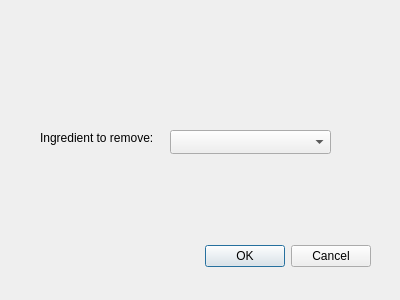
<?xml version="1.0" encoding="UTF-8"?>
<ui version="4.0">
 <class>RemoveFromShoppingList</class>
 <widget class="QDialog" name="RemoveFromShoppingList">
  <property name="geometry">
   <rect>
    <x>0</x>
    <y>0</y>
    <width>400</width>
    <height>300</height>
   </rect>
  </property>
  <property name="windowTitle">
   <string>Dialog</string>
  </property>
  <widget class="QDialogButtonBox" name="buttonBox">
   <property name="geometry">
    <rect>
     <x>30</x>
     <y>240</y>
     <width>341</width>
     <height>32</height>
    </rect>
   </property>
   <property name="orientation">
    <enum>Qt::Horizontal</enum>
   </property>
   <property name="standardButtons">
    <set>QDialogButtonBox::Cancel|QDialogButtonBox::Ok</set>
   </property>
  </widget>
  <widget class="QComboBox" name="comboBox">
   <property name="geometry">
    <rect>
     <x>170</x>
     <y>130</y>
     <width>161</width>
     <height>24</height>
    </rect>
   </property>
  </widget>
  <widget class="QLabel" name="label">
   <property name="geometry">
    <rect>
     <x>40</x>
     <y>130</y>
     <width>121</width>
     <height>16</height>
    </rect>
   </property>
   <property name="text">
    <string>Ingredient to remove: </string>
   </property>
  </widget>
 </widget>
 <resources/>
 <connections>
  <connection>
   <sender>buttonBox</sender>
   <signal>accepted()</signal>
   <receiver>RemoveFromShoppingList</receiver>
   <slot>accept()</slot>
   <hints>
    <hint type="sourcelabel">
     <x>248</x>
     <y>254</y>
    </hint>
    <hint type="destinationlabel">
     <x>157</x>
     <y>274</y>
    </hint>
   </hints>
  </connection>
  <connection>
   <sender>buttonBox</sender>
   <signal>rejected()</signal>
   <receiver>RemoveFromShoppingList</receiver>
   <slot>reject()</slot>
   <hints>
    <hint type="sourcelabel">
     <x>316</x>
     <y>260</y>
    </hint>
    <hint type="destinationlabel">
     <x>286</x>
     <y>274</y>
    </hint>
   </hints>
  </connection>
 </connections>
</ui>
